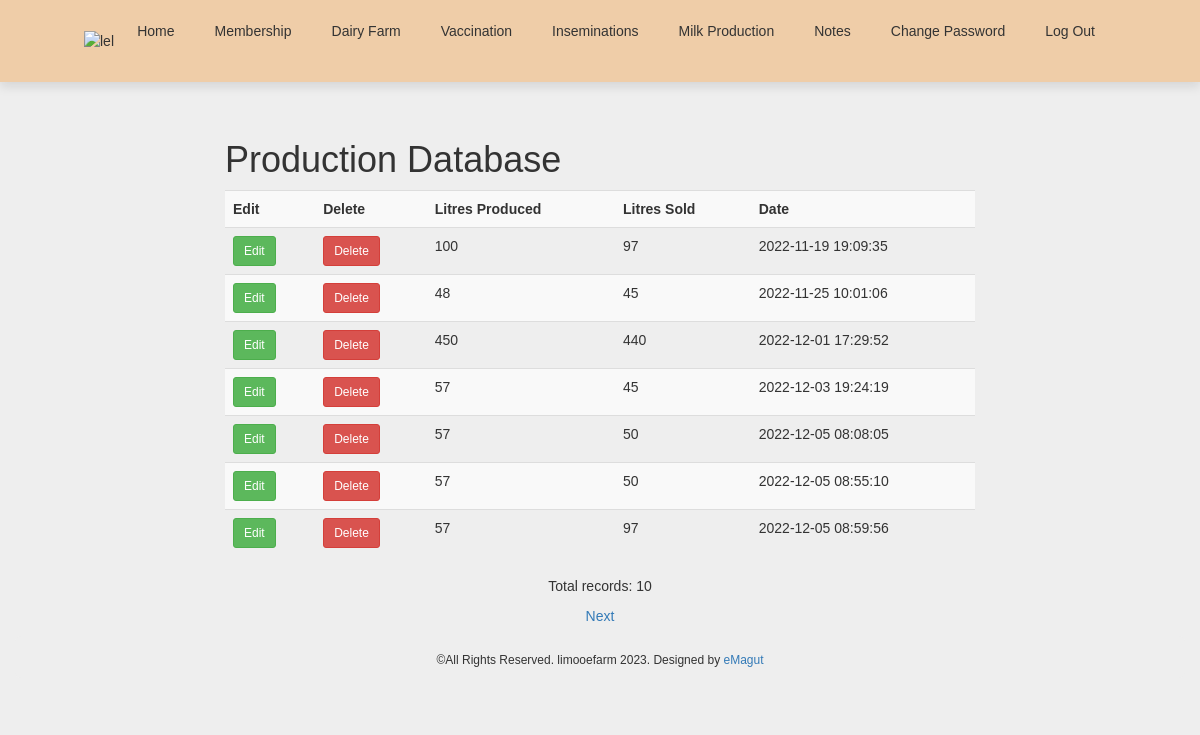
Page /view_production.php (signed in) on the committed database.
### tables this page shows
CREATE TABLE `milk_production` (
  `production_id` tinyint(10) UNSIGNED NOT NULL,
  `date_produced` timestamp NOT NULL DEFAULT current_timestamp(),
  `litres_produced` char(60) NOT NULL,
  `litres_sold` char(50) NOT NULL
);

### view_production.php (the view, shortened to what this page needs)
<!DOCTYPE html>
<html>
<head>
<link rel="stylesheet" href="https://maxcdn.bootstrapcdn.com/bootstrap/3.4.1/css/bootstrap.min.css">
<link rel="stylesheet" href="https://cdnjs.cloudflare.com/ajax/libs/animate.css/3.7.2/animate.min.css">
</head>
<body style="background-color:#EEE;">
	<header>
    <?php include('header.php'); ?>
</header>
	<div class="container" style="margin-top:120px;">
		<div class="row">
			<div class="col-sm-8 col-lg-8 col-lg-offset-2">
           <h1>Production Database</h1>
           <?php
try {
 require('mysqli_connect.php');
 $pagerows = 7;
 if ((isset($_GET['p']) && is_numeric($_GET['p']))) {
 $pages = htmlspecialchars($_GET['p'], ENT_QUOTES);
 }else{
 $q = "SELECT COUNT(production_id) FROM milk_production";
 $result = mysqli_query ($dbcon, $q);
 $row = mysqli_fetch_array ($result, MYSQLI_NUM);
$records = htmlspecialchars($row[0], ENT_QUOTES);
 if ($records > $pagerows){
 $pages = ceil ($records/$pagerows);
 }else{
 $pages = 1;
 }
 }
 if ((isset($_GET['s'])) &&( is_numeric($_GET['s'])))
 {
 $start = htmlspecialchars($_GET['s'], ENT_QUOTES);
 }else{
 $start = 0;
 }
 $query = "SELECT production_id, litres_produced, litres_sold, date_produced AS regdat FROM milk_production ORDER BY date_produced ASC";
 $query .=" LIMIT ?, ?";
 $q = mysqli_stmt_init($dbcon);
 mysqli_stmt_prepare($q, $query);
 mysqli_stmt_bind_param($q, "ii", $start, $pagerows);
 mysqli_stmt_execute($q);
 $result = mysqli_stmt_get_result($q);
 if ($result) {
 echo '<table class="table table-striped table-hover table-responsive">
 <tr>
 <th scope="col">Edit</th>
 <th scope="col">Delete</th>
 <th scope="col">Litres Produced</th>
 <th scope="col">Litres Sold</th>
 <th scope="col">Date</th>
 </tr>';
 while ($row = mysqli_fetch_array($result, MYSQLI_ASSOC)) {
 $production_id = htmlspecialchars($row['production_id'], ENT_QUOTES);
 $litres_produced =htmlspecialchars($row['litres_produced'], ENT_QUOTES);
 $litres_sold =htmlspecialchars($row['litres_sold'], ENT_QUOTES);
 $date_produced = htmlspecialchars($row['regdat'], ENT_QUOTES);
 echo '<tr>
 <td><a href="edit_production.php?id=' . $production_id .'" class="btn btn-success btn-sm">Edit</a></td>
 <td><a href="delete_production.php?id=' . $production_id .'" class="btn btn-danger btn-sm">Delete</a></td>
 <td>' . $litres_produced . '</td>
 <td>' . $litres_sold . '</td>
 <td>' . $date_produced . '</td>
 </tr>';
 }
 echo '</table>';
 }
 else {
 echo '<p class="text-center">The production records could not be ';
 echo 'retrieved at the moment. We apologize for any inconvenience.</p>';
 exit;
 }
 $q = "SELECT COUNT(production_id) FROM milk_production";
 $result = mysqli_query ($dbcon, $q);
 $row = mysqli_fetch_array ($result, MYSQLI_NUM);
 $members = htmlspecialchars($row[0], ENT_QUOTES);
 $echostring = "<p class='text-center'>Total records: $members </p>";
 $echostring .= "<p class='text-center'>";
 if ($pages > 1) {
 $current_page = ($start/$pagerows) + 1;
 if ($current_page != $pages) {
 $echostring .=
 ' <a href="view_production.php?s=' . ($start + $pagerows) .
 '&p=' . $pages . '">Next</a> ';
 }
 $echostring .= '</p>';
 echo $echostring;
 }
}
catch(Exception $e)
{
 print "The system is busy please try later";
}
catch(Error $e)
{
 print "The system is busy please try again later.";
}
?>
			</div>
		</div>
    <footer class="jumbotron text-center row"
 style="padding-bottom:1px; padding-top:8px;">
<?php include('footer.php'); ?>
 </footer>
	</div>
</body>
</html>

### header.php (shortened to what this page needs)
<header>
  <img src="dev_images/d20.png" alt="lel" />
    <nav class="navbar">
      <ul>
        <li><a href="admin_page.php">Home</a></li>
          <li><a href="#">Membership</a>
        </li>
           <li><a href="#">Dairy Farm</a>
        </li>
        <li><a href="#">Vaccination</a>
        </li>
        <li><a href="#">Inseminations</a>
        </li>
             <li><a href="#">Milk Production</a>
        </li>
           <li><a href="#">Notes</a>
        </li>
        <li><a href="change_password.php">Change Password</a></li>
        <li><a href="logout.php">Log Out</a></li>
</header>

### footer.php
<h5 class="h6 col-sm-12">&copy;All Rights Reserved. limooefarm 2023. Designed by
<a href="mailto:ekiplimo38@gmail.com">eMagut</a></h5>

### header.php (style rules this page uses)
* { margin:0; padding:0; box-sizing: border-box; font-family:Arial, Helvetica; text-decoration: none; }
body { min-height: 100vh; background-size: cover; background-position:center; }
header { position: fixed; top:0px; left:0; right: 0; background:#EFCDA8; box-shadow: 0 5px 10px rgba(0,0,0,.1); padding:0px 7%; display: flex; align-items: center; justify-content: space-between; z-index: 1000; }
header .navbar ul { list-style: none; }
header .navbar ul li { position: relative; float: left; }
header .navbar ul li a { font-size: 20x; padding:20px; color: #333; display: block; }

### rows in the picture
milk_production: litres_produced "100", litres_sold "97", date_produced "2022-11-19 19:09:35"
milk_production: litres_produced "48", litres_sold "45", date_produced "2022-11-25 10:01:06"
milk_production: litres_produced "450", litres_sold "440", date_produced "2022-12-01 17:29:52"
milk_production: litres_produced "57", litres_sold "45", date_produced "2022-12-03 19:24:19"
milk_production: litres_produced "57", litres_sold "50", date_produced "2022-12-05 08:08:05"
milk_production: litres_produced "57", litres_sold "50", date_produced "2022-12-05 08:55:10"
milk_production: litres_produced "57", litres_sold "97", date_produced "2022-12-05 08:59:56"

### other values in the picture
$members "10"
